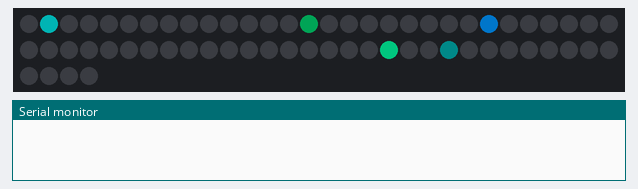
The sketch below on a simulated Arduino Uno, built for the host (arithmetic inside an expression is 32-bit, double 64-bit). Shown: 64 RGB LEDs in strip order, left to right, continuing on the next row, the last lines printed to the serial monitor. Dim RGB values are drawn brighter than linear; random numbers use the default seed unless the sketch sets one.

Above: at 0.45 s.
At 8.94 s:
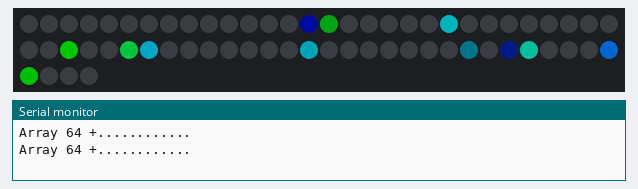
At 12.71 s:
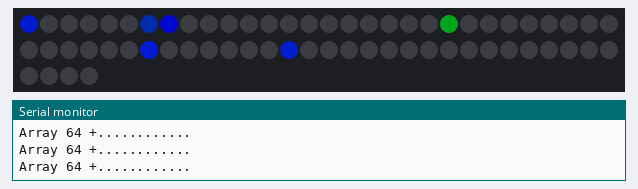
At 17.99 s:
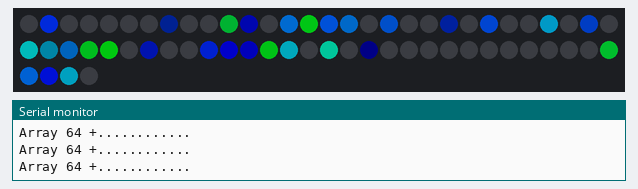
At 33.36 s:
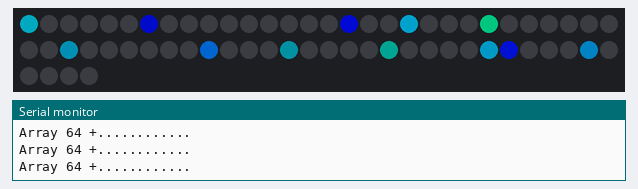
At 35.9 s:
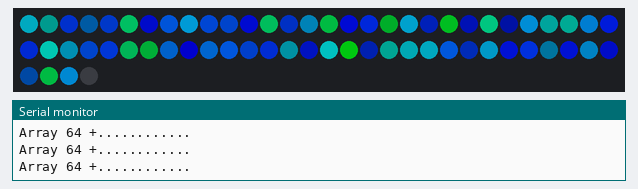

The sketch:

WallArt3.ino
```cpp
#include "LPD8806.h"
#include "SPI.h"

int nLEDs = 64;
byte buttonPin = 5;

int dataPin  = 2;
int clockPin = 3;
int num = 0;

unsigned long currentMillis=0;
unsigned long previousMillis=0;

LPD8806 strip = LPD8806(nLEDs, dataPin, clockPin);

long ledArray[] = {
  0,0,0,0,0,0,0,0,0,0,0,0,0,0,0,0,0,0,0,0,0,0,0,0,0,0,0,0,0,0,0,0,0,0,0,0,0,0,0,0,0,0,0,0,0,0,0,0,0,0,0,0,0,0,0,0,0,0,0,0,0,0,0,0};
byte arrayCount=0;

void setup() {
  randomSeed(analogRead(0));
  Serial.begin(57600);
  strip.begin();
}

void loop() {
  currentMillis=millis();
  int blue=random(75);
  int green = random(50);
  int red=0;
  ledRandom(strip.Color(red,green,blue),50);
}

void ledRandom(uint32_t c, uint8_t wait){
  if(currentMillis - previousMillis > wait) {
    previousMillis = currentMillis;
    do {
      int rand = random(0,63);
      num=rand;
    }
    while (ledArray[num] == 1);
    ledArray[num]=1;
    arrayCount++;
    strip.setPixelColor(num, c); // set rand pixel to new color c
    delay(25);
    strip.show(); // show change in pixel
  }

  if (arrayCount>=63){
     Serial.println("Array 64 +............");
      arrayCount=0;
     for(int i=0; i<=64; i++){
      ledArray[i] = 0;
    }
    delay(400);
     for (int i=0; i < strip.numPixels(); i++) {
      strip.setPixelColor(i, 0);
      strip.show();
     }
  }
  }
```

Measured:
- what the display in image 5 shows lasts 0.9 s, from 35.8 s to 36.7 s
